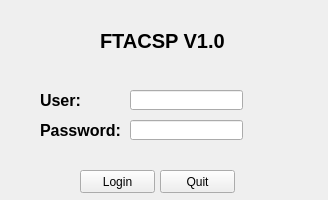
<?xml version="1.0" encoding="UTF-8"?>
<ui version="4.0">
 <class>Form</class>
 <widget class="QWidget" name="Form">
  <property name="geometry">
   <rect>
    <x>0</x>
    <y>0</y>
    <width>328</width>
    <height>200</height>
   </rect>
  </property>
  <property name="windowTitle">
   <string>Login</string>
  </property>
  <widget class="QLabel" name="label">
   <property name="geometry">
    <rect>
     <x>100</x>
     <y>20</y>
     <width>141</width>
     <height>41</height>
    </rect>
   </property>
   <property name="font">
    <font>
     <pointsize>15</pointsize>
     <weight>75</weight>
     <bold>true</bold>
    </font>
   </property>
   <property name="text">
    <string>FTACSP V1.0</string>
   </property>
  </widget>
  <widget class="QLabel" name="label_2">
   <property name="geometry">
    <rect>
     <x>40</x>
     <y>80</y>
     <width>61</width>
     <height>41</height>
    </rect>
   </property>
   <property name="font">
    <font>
     <pointsize>12</pointsize>
     <weight>75</weight>
     <bold>true</bold>
    </font>
   </property>
   <property name="text">
    <string>User:</string>
   </property>
  </widget>
  <widget class="QLabel" name="label_3">
   <property name="geometry">
    <rect>
     <x>40</x>
     <y>120</y>
     <width>91</width>
     <height>21</height>
    </rect>
   </property>
   <property name="font">
    <font>
     <pointsize>12</pointsize>
     <weight>75</weight>
     <bold>true</bold>
    </font>
   </property>
   <property name="text">
    <string>Password:</string>
   </property>
  </widget>
  <widget class="QLineEdit" name="lineEdit">
   <property name="geometry">
    <rect>
     <x>130</x>
     <y>90</y>
     <width>113</width>
     <height>20</height>
    </rect>
   </property>
  </widget>
  <widget class="QLineEdit" name="lineEdit_2">
   <property name="geometry">
    <rect>
     <x>130</x>
     <y>120</y>
     <width>113</width>
     <height>20</height>
    </rect>
   </property>
   <property name="echoMode">
    <enum>QLineEdit::Password</enum>
   </property>
  </widget>
  <widget class="QPushButton" name="pushButton">
   <property name="geometry">
    <rect>
     <x>80</x>
     <y>170</y>
     <width>75</width>
     <height>23</height>
    </rect>
   </property>
   <property name="text">
    <string>Login</string>
   </property>
  </widget>
  <widget class="QPushButton" name="pushButton_2">
   <property name="geometry">
    <rect>
     <x>160</x>
     <y>170</y>
     <width>75</width>
     <height>23</height>
    </rect>
   </property>
   <property name="text">
    <string>Quit</string>
   </property>
  </widget>
 </widget>
 <resources/>
 <connections/>
</ui>
